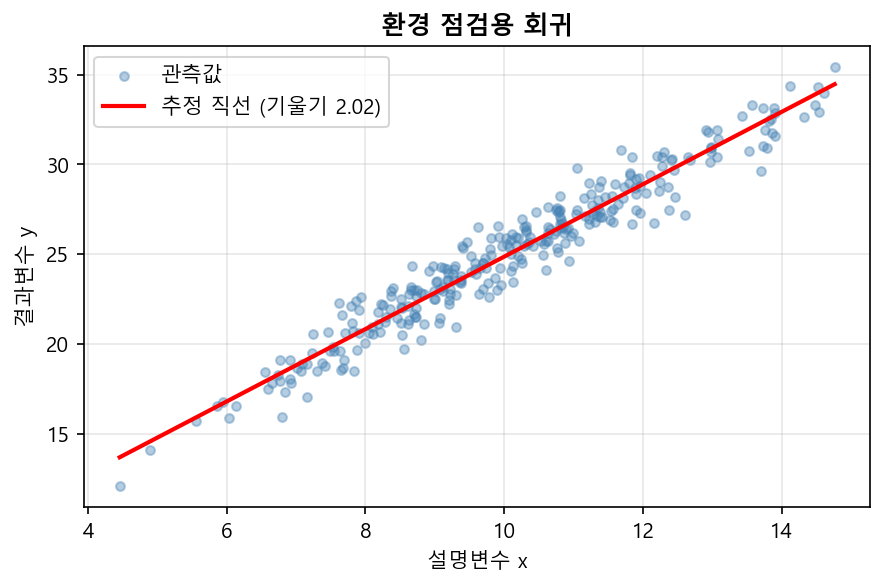

Recreate this plot in Python.
"""
제1장 실습 1: 개발환경 점검
============================

목적: 이 교재의 실습을 돌릴 수 있는 상태인지 확인한다.
- 파이썬 버전 확인
- 필요한 패키지가 설치되어 있는지 확인
- 한글 그래프가 깨지지 않는지 확인
- 간단한 회귀를 한 번 돌려 전체 흐름이 작동하는지 확인

저자: AI 기반 정책분석방법론
날짜: 2026-08-17
"""

# == RESULTS LOG (auto): 콘솔 출력을 results/<스크립트명>.log 에도 저장 ==
import sys as _sys
from pathlib import Path as _Path

_results_dir = _Path(__file__).resolve().parent.parent / "results"
_results_dir.mkdir(exist_ok=True)

class _Tee:
    def __init__(self, *streams):
        self._streams = streams
    def write(self, data):
        for _s in self._streams:
            _s.write(data)
            _s.flush()
    def flush(self):
        for _s in self._streams:
            _s.flush()

_sys.stdout = _Tee(_sys.stdout, open(_results_dir / (_Path(__file__).stem + ".log"), "w", encoding="utf-8"))
# == /RESULTS LOG ==


import sys
import importlib

print("=" * 70)
print("개발환경 점검")
print("=" * 70)

# ---------------------------------------------------------------------------
# 1. 파이썬 버전
# ---------------------------------------------------------------------------
print("\n[1단계] 파이썬 버전")
print("-" * 70)

v = sys.version_info
print(f"설치된 버전: {v.major}.{v.minor}.{v.micro}")
if (v.major, v.minor) >= (3, 10):
    print("판정: 통과 (3.10 이상 필요)")
else:
    print("판정: 실패 - 3.10 이상으로 올려야 한다")

# ---------------------------------------------------------------------------
# 2. 패키지 확인
# ---------------------------------------------------------------------------
print("\n[2단계] 패키지 확인")
print("-" * 70)

packages = [
    ('numpy', '수치 계산'),
    ('pandas', '표 형태 데이터 처리'),
    ('scipy', '통계 함수'),
    ('matplotlib', '그래프'),
    ('sklearn', '머신러닝'),
    ('statsmodels', '회귀분석'),
    ('linearmodels', '도구변수 추정 (6장)'),
]

missing = []
for name, purpose in packages:
    try:
        m = importlib.import_module(name)
        ver = getattr(m, '__version__', '버전 정보 없음')
        print(f"  {name:<14} {ver:<12} {purpose}")
    except ImportError:
        print(f"  {name:<14} {'없음':<12} {purpose}")
        missing.append(name)

if missing:
    install = ' '.join('scikit-learn' if p == 'sklearn' else p for p in missing)
    print(f"\n설치가 필요하다:  pip install {install}")
else:
    print("\n판정: 통과 (필요한 패키지가 모두 있다)")

# ---------------------------------------------------------------------------
# 3. 한글 폰트 확인
# ---------------------------------------------------------------------------
print("\n[3단계] 한글 그래프 확인")
print("-" * 70)

import matplotlib
matplotlib.use('Agg')
import matplotlib.pyplot as plt
from matplotlib import font_manager

installed = {f.name for f in font_manager.fontManager.ttflist}
for cand in ['Malgun Gothic', 'AppleGothic', 'NanumGothic']:
    if cand in installed:
        korean_font = cand
        break
else:
    korean_font = None

if korean_font:
    print(f"사용할 한글 폰트: {korean_font}")
    print("모든 실습 스크립트 맨 위에 아래 두 줄을 넣는다.")
    print(f"  plt.rcParams['font.family'] = '{korean_font}'")
    print("  plt.rcParams['axes.unicode_minus'] = False")
    plt.rcParams['font.family'] = korean_font
    plt.rcParams['axes.unicode_minus'] = False
else:
    print("한글 폰트를 찾지 못했다. 그래프의 한글이 네모로 나온다.")
    print("윈도우는 'Malgun Gothic', macOS는 'AppleGothic'이 기본 설치되어 있다.")

# ---------------------------------------------------------------------------
# 4. 회귀 한 번 돌려 보기
# ---------------------------------------------------------------------------
print("\n[4단계] 회귀 한 번 돌려 보기")
print("-" * 70)

import numpy as np
import pandas as pd
import statsmodels.formula.api as smf

np.random.seed(0)
n = 300
x = np.random.normal(10, 2, n)
y = 5 + 2.0 * x + np.random.normal(0, 1, n)   # 참 기울기 2.0
df = pd.DataFrame({'x': x, 'y': y})

fit = smf.ols('y ~ x', data=df).fit()
slope = fit.params['x']
se = fit.bse['x']
lo, hi = fit.conf_int().loc['x']

print(f"참 기울기: 2.000")
print(f"추정 기울기: {slope:.3f} (표준오차 {se:.3f})")
print(f"95% 신뢰구간: [{lo:.3f}, {hi:.3f}]")
print(f"신뢰구간이 참값을 포함하는가: {'예' if lo <= 2.0 <= hi else '아니오'}")

# ---------------------------------------------------------------------------
# 5. 그래프 저장
# ---------------------------------------------------------------------------
print("\n[5단계] 그래프 저장")
print("-" * 70)

fig, ax = plt.subplots(figsize=(6, 4))
ax.scatter(x, y, alpha=0.4, s=18, color='steelblue', label='관측값')
xs = np.linspace(x.min(), x.max(), 50)
ax.plot(xs, fit.params['Intercept'] + slope * xs, 'r-', linewidth=2,
        label=f'추정 직선 (기울기 {slope:.2f})')
ax.set_xlabel('설명변수 x')
ax.set_ylabel('결과변수 y')
ax.set_title('환경 점검용 회귀', fontsize=12, fontweight='bold')
ax.legend()
ax.grid(alpha=0.3)
plt.tight_layout()
plt.savefig('1-1-environment-check.png', dpi=150, bbox_inches='tight')
print("그래프 저장: 1-1-environment-check.png")
print("이 파일을 열어 한글이 네모로 나오지 않으면 환경 구축이 끝났다.")

print("\n" + "=" * 70)
print("점검 요약")
print("=" * 70)
print(f"파이썬 {v.major}.{v.minor}.{v.micro} / 부족한 패키지 {len(missing)}개 / "
      f"한글 폰트 {korean_font or '없음'}")
print("네 항목이 모두 통과면 2장 실습으로 넘어가도 된다.")
print("=" * 70)
